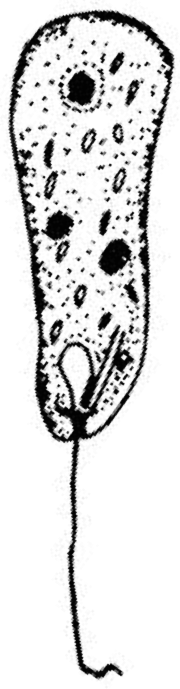
%> input picture 4D/peranema.png, 180 x 689 px
$ octave peranema.m   (GNU Octave 9; MATLAB toolbox functions it lacks are replaced by stand-ins)
%> lines starting %> are read from the running program, lines starting %| are printed output that depends on the picture; in (x1, y1, x2, y2) boxes, pixels count from 0 and x2, y2 are one past the last pixel; in counts of white or black regions, pixels touching at a corner belong together; the program's own positions count from 1
% clear all; clear;
pera = im2double(rgb2gray(imread('peranema.png')));
%> pera: size 689x180 double; min 0.00784, max 1, mean 0.86
pera = 1-pera;
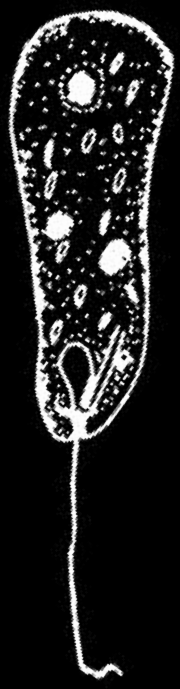
%> pera: size 689x180 double; min 0, max 0.992, mean 0.14
pera(pera<0.5) = 0;
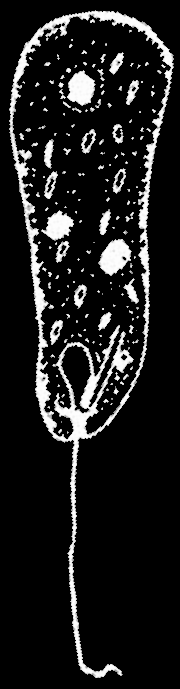
%> pera: size 689x180 double; min 0, max 0.992, mean 0.114
pera(pera>0.5) = 1;
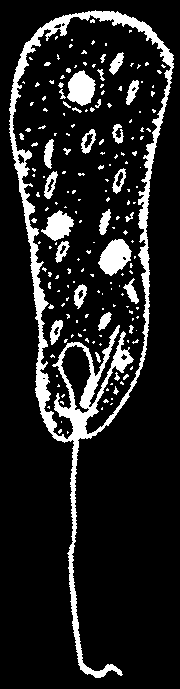
%> pera: size 689x180 double; values 0 (black) and 1 (white), 13.2% white; 184 white regions (149 under 20 px), largest, box (x1, y1, x2, y2) and area: (9, 10, 174, 678) 10309, (98, 239, 132, 276) 795, (67, 70, 96, 106) 710
%> (the run ends here)
